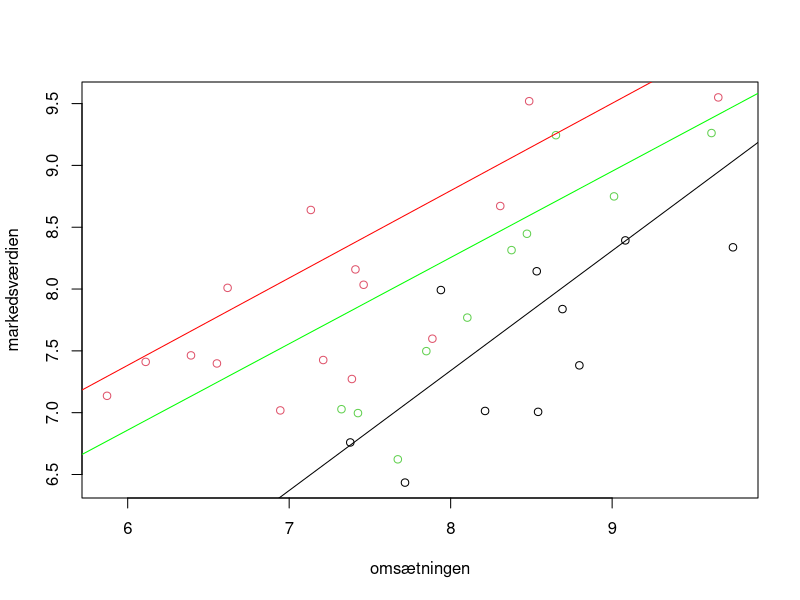

The R script that drew this image:
## ---- chunk 1
knitr::opts_chunk$set(echo = TRUE)
## ---- chunk 2
data <- read.csv("MatStat-R/data/AmFirma.csv")
head(data)
library(tidyverse)
distinct(data, sektor)
## ---- chunk 3
sektor <- factor(data$sektor)
markedsværdien <- data$vaerdi
omsætningen <- data$omsaet


detailhandel <-     subset(data, sektor == "detail")
energisektoren <-   subset(data,  sektor == "energi")
industrisektoren <- subset(data,     sektor == "industri")

lmUD_detailhandel <-     lm(detailhandel$omsaet ~ detailhandel$vaerdi)
lmUD_energisektoren <-   lm(energisektoren$omsaet ~ energisektoren$vaerdi)
lmUD_industrisektoren <- lm(industrisektoren$omsaet ~ industrisektoren$vaerdi)

plot(omsætningen, markedsværdien, col = sektor)
abline(lmUD_detailhandel, col = "red")
abline(lmUD_energisektoren)
abline(lmUD_industrisektoren, col = "green")
## ---- chunk 4
bartlett.test(list(lmUD_detailhandel, lmUD_energisektoren, lmUD_industrisektoren))
#  
## ---- chunk 5
M1_til_M2_alpha <- anova(lm(omsætningen ~ sektor + markedsværdien), 
                         lm(omsætningen ~ sektor * markedsværdien))
M1_til_M2_alpha
## ---- chunk 6
M1_til_M2_beta <- anova(lm(omsætningen ~ sektor : markedsværdien),
                        lm(omsætningen ~ sektor * markedsværdien))
M1_til_M2_beta
## ---- chunk 7
confint(lm(omsætningen ~ markedsværdien))
## ---- chunk 8
lmSUM <- summary(lm(omsætningen ~ markedsværdien))
lmSUM$sigma
## ---- chunk 9
df <- lmSUM$df
df[2]
## ---- chunk 10
sqrt(df[2] * lmSUM$sigma^2 /
       qchisq(c(0.975, 0.025), df[2]))
## ---- chunk 11
confint(lm(omsætningen~sektor+markedsværdien))
